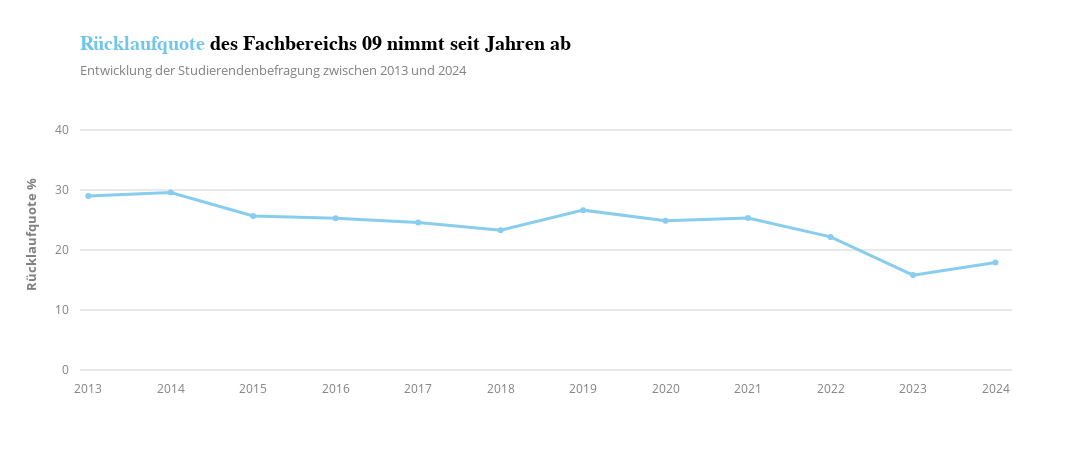

Notebook code for this chart:
### Markdown cell above
## Entwicklung aller Abschlüsse

### Code cell
fig = px.line(
    abschluss_df,
    x="Jahr",
    y="Gesamte Rücklaufquote",
    markers=True,
    title="<span style='color:#73c6e9;'>Rücklaufquote</span> des Fachbereichs 09 nimmt seit Jahren ab",
    subtitle="Entwicklung der Studierendenbefragung zwischen 2013 und 2024",
    color_discrete_sequence=px.colors.qualitative.Safe,
    template="infoviz"
)

# Thicker line
fig.update_traces(line=dict(width=3))

# Set axis ranges and layout size
fig.update_layout(
    yaxis=dict(range=[0, 45], title="Rücklaufquote %"),
    xaxis=dict(range=[2012.9, 2024.2], dtick=1, title=""),
    height=450,
    width=1400,
)

fig.show()
fig.write_image("Plots/pdf/abschluss1.pdf")

### Figure 1 — Plotly figure (JSON) as saved in the notebook; plotly's stock layout.template omitted (floating-point values rounded to 4 significant figures)
{"data": [{"hovertemplate": "Jahr=%{x}<br>Gesamte Rücklaufquote=%{y}<extra></extra>", "legendgroup": "", "line": {"color": "rgb(136, 204, 238)", "dash": "solid", "width": 3}, "marker": {"symbol": "circle"}, "mode": "lines+markers", "name": "", "orientation": "v", "showlegend": false, "type": "scatter", "x": [2013, 2014, 2015, 2016, 2017, 2018, 2019, 2020, 2021, 2022, 2023, 2024], "xaxis": "x", "y": [29.0, 29.57, 25.68, 25.31, 24.58, 23.29, 26.64, 24.86, 25.32, 22.19, 15.81, 17.93], "yaxis": "y"}], "layout": {"height": 450, "legend": {"tracegroupgap": 0}, "title": {"subtitle": {"text": "Entwicklung der Studierendenbefragung zwischen 2013 und 2024"}, "text": "<span style='color:#73c6e9;'>Rücklaufquote</span> des Fachbereichs 09 nimmt seit Jahren ab"}, "width": 1400, "xaxis": {"anchor": "y", "domain": [0, 1], "dtick": 1, "range": [2013.0, 2024.0], "title": {"text": ""}}, "yaxis": {"anchor": "x", "domain": [0, 1], "range": [0, 45], "title": {"text": "Rücklaufquote %"}}}}
